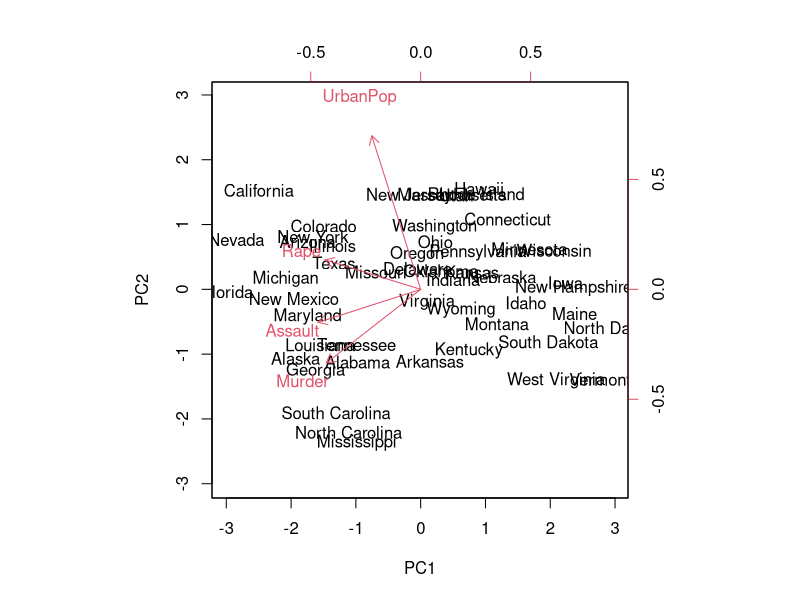
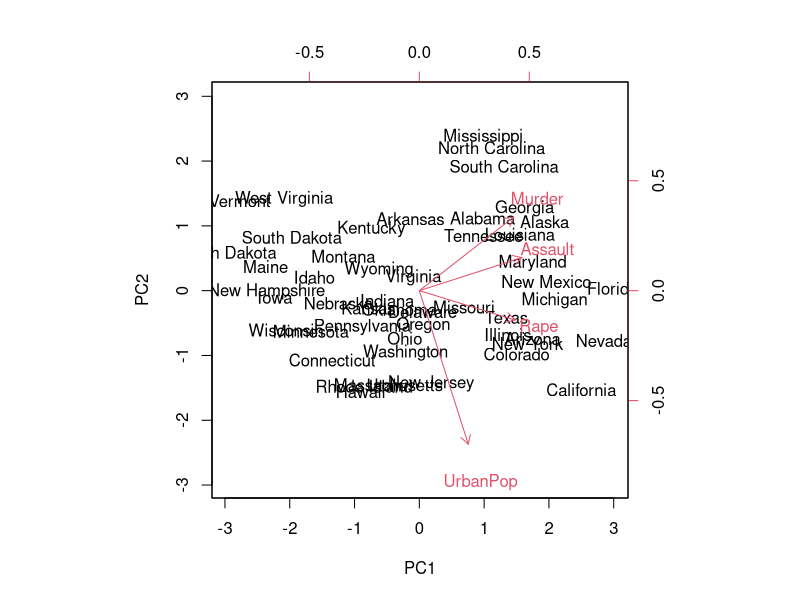
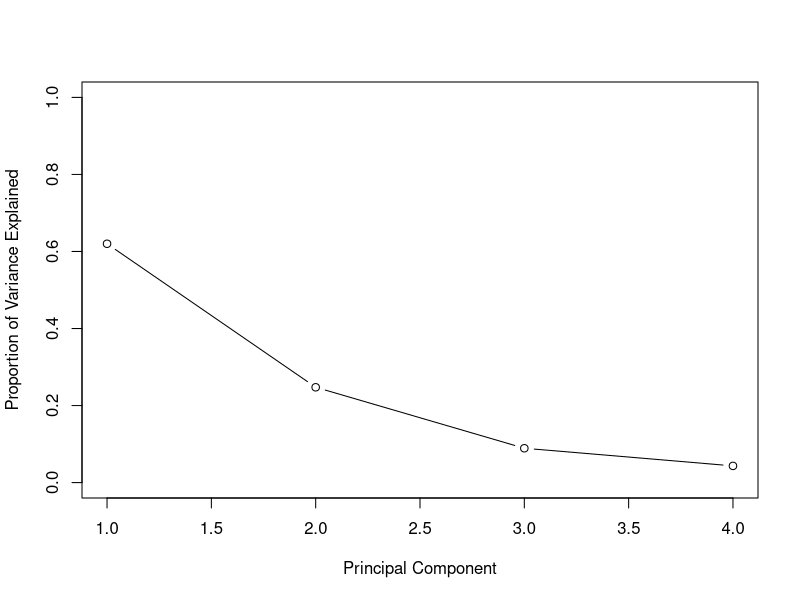
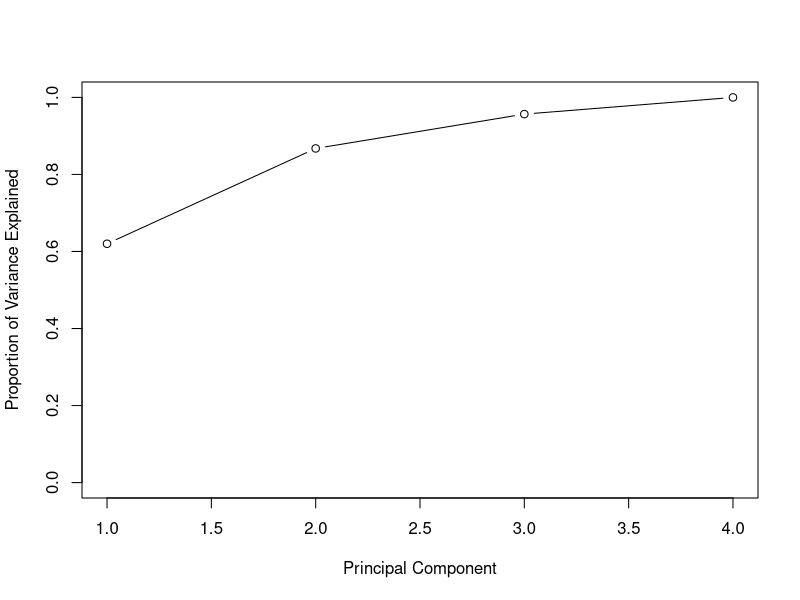
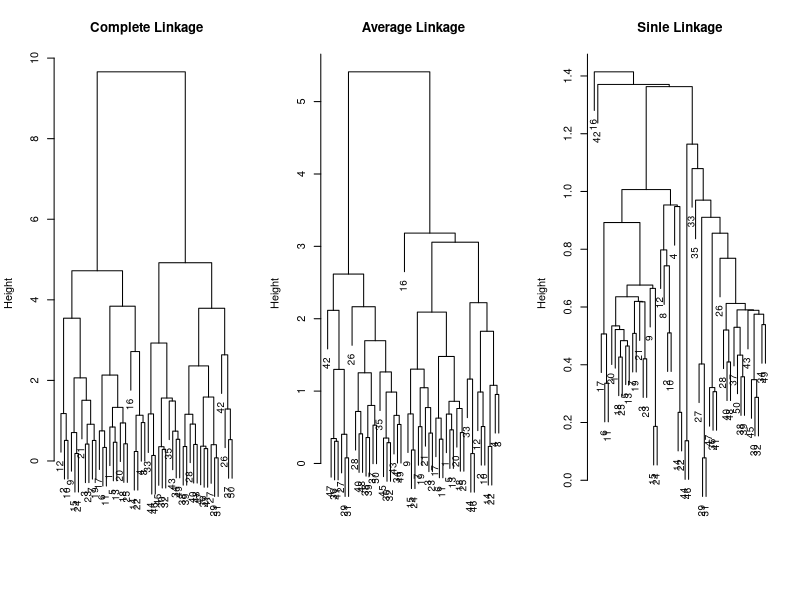

The R script that drew these images, in order:
#PCA again :) ####
pr.out<-prcomp (USArrests , scale =TRUE)
pr.out$rotation
biplot (pr.out , scale =0)

pr.out$rotation<--pr.out$rotation
pr.out$x<--pr.out$x
biplot (pr.out , scale =0)

#% explained
pr.var<-pr.out$sdev ^2
pve<-pr.var/sum(pr.var )

plot(pve , xlab="Principal Component", ylab="Proportion of Variance Explained", ylim=c(0,1) ,type= "b")

plot(cumsum(pve ), xlab="Principal Component", ylab="Proportion of Variance Explained", ylim=c(0,1) ,type= "b")
#K means is done in several other places#
#H Clust####
set.seed (2)
x<-matrix (rnorm (50*2) , ncol =2)
x[1:25 ,1]<-x[1:25 ,1]+3
x[1:25 ,2]<-x[1:25 ,2] -4

hc.complete <-hclust (dist(x), method ="complete")
hc.average <-hclust (dist(x), method ="average")
hc.single <-hclust (dist(x), method ="single")

par(mfrow =c(1,3))
plot(hc.complete ,main =" Complete Linkage ", xlab="", sub ="", cex =.9)
plot(hc.average , main =" Average Linkage ", xlab="", sub ="",cex =.9)
plot(hc.single , main =" Sinle Linkage ", xlab="", sub ="",cex =.9)
cutree (hc.complete , 2)
       